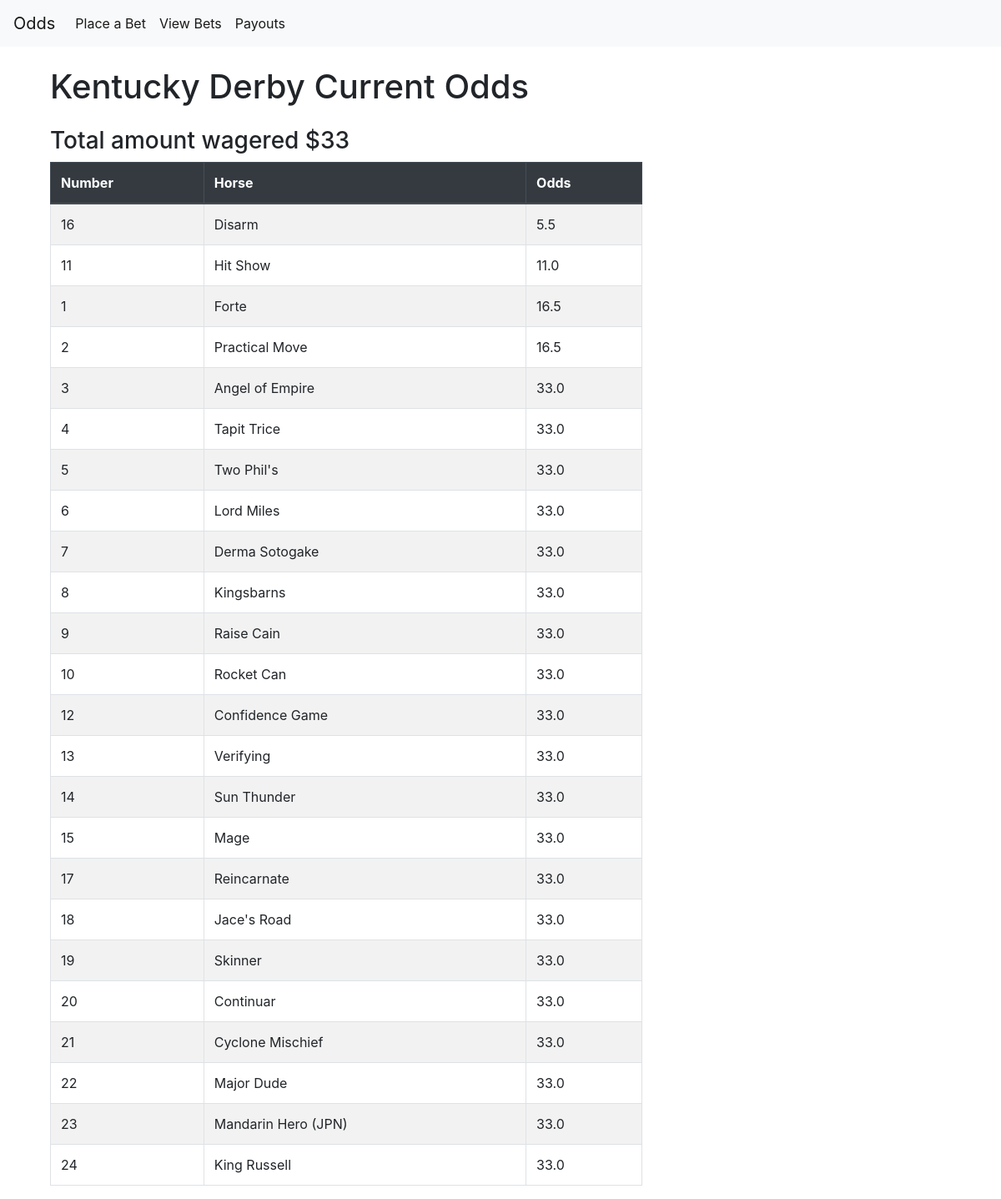
Before: / with the older database file.
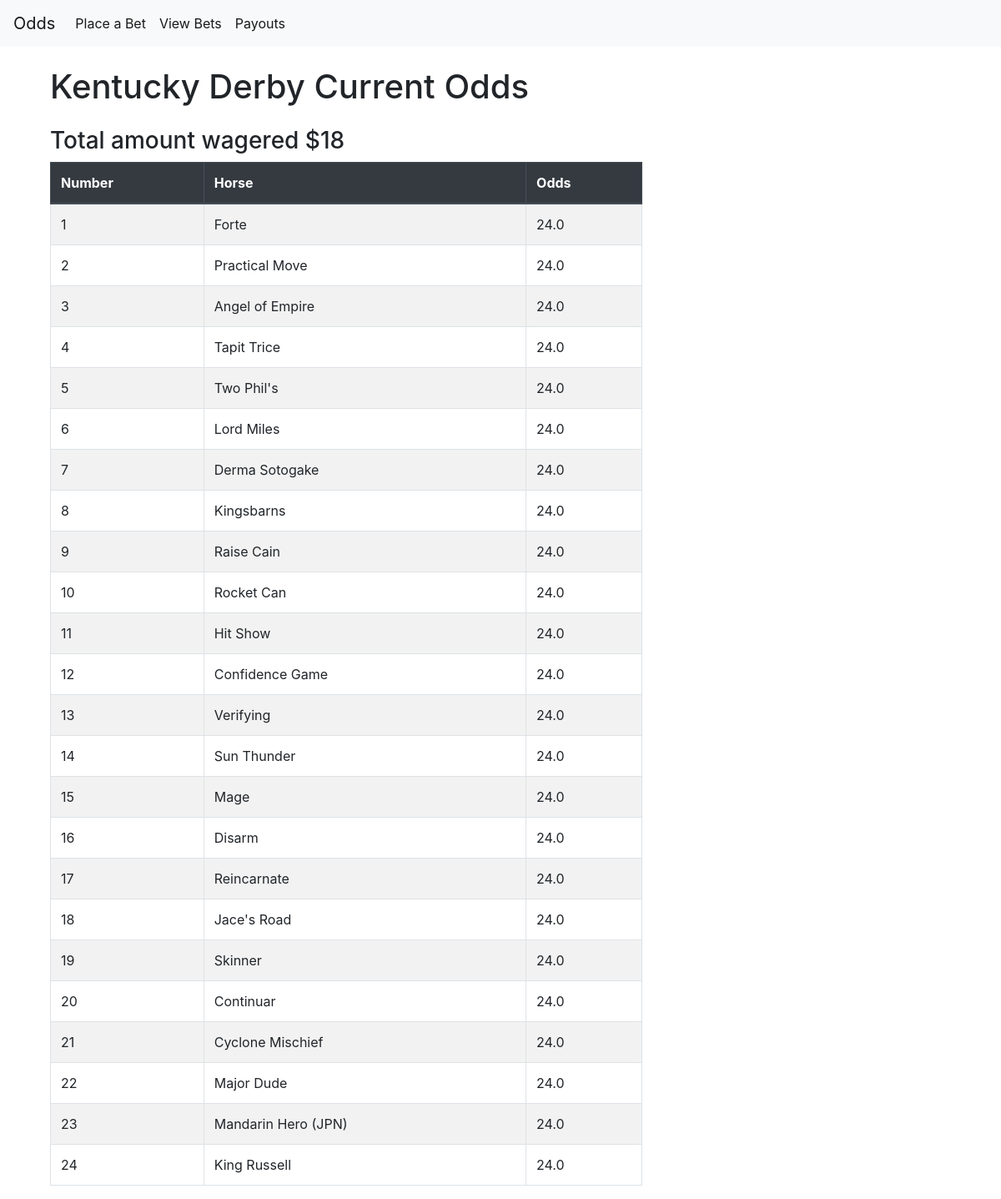
After: the same page with the newer database file.
### tables this page shows
CREATE TABLE odds (
    horse TEXT PRIMARY KEY NOT NULL,
    odds FLOAT NOT NULL
);

CREATE TABLE horses (
    number INTEGER,
    horse TEXT NOT NULL
);

### app.py (the view)
@app.route('/', methods=['GET', 'POST'])
def index():
    odds = load_odds_table()
    total = total_handle()
    return render_template('index.html', odds=odds, total=total)

### app.py (called while the page is built)
def get_db_connection():
    conn = sqlite3.connect('database.db')
    conn.row_factory = sqlite3.Row
    return conn

def load_odds_table():
    conn = get_db_connection()
    odds = conn.execute("""SELECT b.number, a.horse, a.odds
                        FROM odds a
                        INNER JOIN horses b
                        ON a.horse = b.horse
                        ORDER BY odds """).fetchall()
    conn.close()
    return odds

def total_handle():
    conn = get_db_connection()
    total = conn.execute("""SELECT SUM(amount) AS total_amount
                            FROM bets;""").fetchall()[0][0]
    conn.close()
    return total

### templates/index.html (shortened to what this page needs)
{% extends 'base.html' %}
{% block content %}
<head>
    <link rel="stylesheet" href="https://stackpath.bootstrapcdn.com/bootstrap/4.3.1/css/bootstrap.min.css"
>
</head>
<body>
    <div class="container mt-4">
        <h1 class="mb-4">Kentucky Derby Current Odds</h1>
        <div class="row">
            <div class="col-md-8">
                <h3>Total amount wagered ${{ total }}</h3>
                <div class="table-responsive">
                    <table class="table table-striped table-bordered table-hover">
                        <thead class="thead-dark">
                            <tr>
                                <th>Number</th>
                                <th>Horse</th>
                                <th>Odds</th>
                            </tr>
                        </thead>
                        <tbody>
                            {% for horse in odds %}
                            <tr>
                                <td>{{ horse["number"]}}</td>
                                <td>{{ horse["horse"] }}</td>
                                <td>{{ horse["odds"] }}</td>
                            </tr>
                            {% endfor %}
                        </tbody>
                    </table>
                </div>
            </div>
        </div>
    </div>
{% endblock %}

### templates/base.html (shortened to what this page needs)
<!doctype html>
<html lang="en">
  <head>
    <link rel="stylesheet" href="https://stackpath.bootstrapcdn.com/bootstrap/4.3.1/css/bootstrap.min.css">
  </head>
  <body>
    <nav class="navbar navbar-expand-md navbar-light bg-light">
        <a class="navbar-brand" href="{{ url_for('index')}}">Odds</a>
        <div class="collapse navbar-collapse" id="navbarNav">
            <ul class="navbar-nav">
                <li class="nav-item active">
                    <a class="nav-link" href="{{ url_for('place_bet')}}">Place a Bet</a>
                </li>
                <li class="nav-item active">
                    <a class="nav-link" href="{{ url_for('view_bets')}}">View Bets</a>
                </li>
                <li class="nav-item active">
                    <a class="nav-link" href="{{ url_for('payouts')}}">Payouts</a>
                </li>
            </ul>
        </div>
    </nav>
    <div class="container">
        {% block content %} {% endblock %}
    </div>
  </body>
</html>

Changed rows visible on the page:
changed odds "Forte": odds "16.5" → "24.0"
changed odds "Practical Move": odds "16.5" → "24.0"
changed odds "Angel of Empire": odds "33.0" → "24.0"
changed odds "Tapit Trice": odds "33.0" → "24.0"
changed odds "Two Phil's": odds "33.0" → "24.0"
changed odds "Lord Miles": odds "33.0" → "24.0"
changed odds "Derma Sotogake": odds "33.0" → "24.0"
changed odds "Kingsbarns": odds "33.0" → "24.0"
changed odds "Raise Cain": odds "33.0" → "24.0"
changed odds "Rocket Can": odds "33.0" → "24.0"
changed odds "Hit Show": odds "11.0" → "24.0"; moves down the list
changed odds "Confidence Game": odds "33.0" → "24.0"
changed odds "Verifying": odds "33.0" → "24.0"
changed odds "Sun Thunder": odds "33.0" → "24.0"
changed odds "Mage": odds "33.0" → "24.0"
changed odds "Disarm": odds "5.5" → "24.0"; moves down the list
changed odds "Reincarnate": odds "33.0" → "24.0"
changed odds "Jace's Road": odds "33.0" → "24.0"
changed odds "Skinner": odds "33.0" → "24.0"
changed odds "Continuar": odds "33.0" → "24.0"
changed odds "Cyclone Mischief": odds "33.0" → "24.0"
changed odds "Major Dude": odds "33.0" → "24.0"
changed odds "Mandarin Hero (JPN)": odds "33.0" → "24.0"
changed odds "King Russell": odds "33.0" → "24.0"
Other visible differences:
{{ total }}: "33" → "18"
